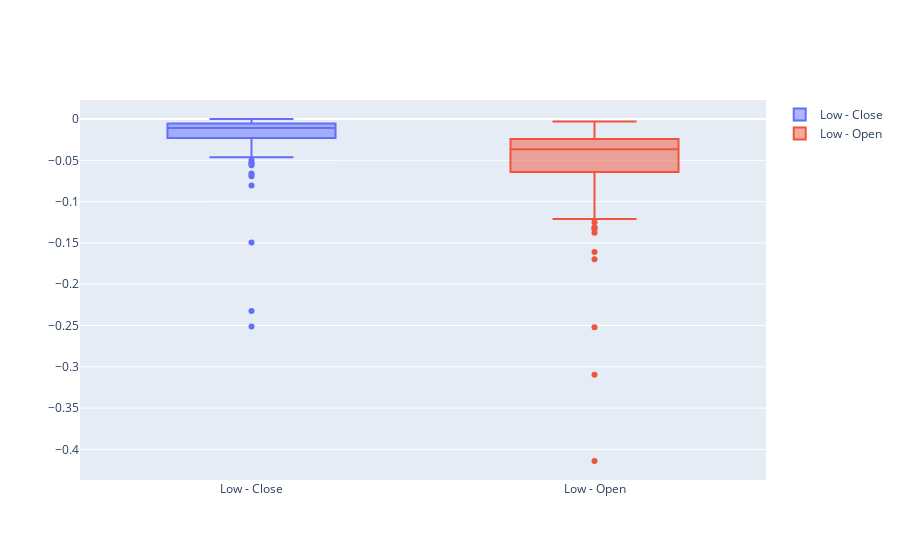

Write notebook code for a chart like this one.
### Code cell
fig = go.Figure()

fig.add_trace(go.Box(y=down['Low']-down['Close'], name='Low - Close'))
fig.add_trace(go.Box(y=down['Low']-down['Open'], name='Low - Open'))

fig.show()

### Figure 1 — Plotly figure (JSON) as saved in the notebook; plotly's stock layout.template omitted (floating-point values rounded to 4 significant figures; data arrays with more than 128 entries replaced by an {"elided": "..."} marker saying what was removed)
{"data": [{"name": "Low - Close", "type": "box", "y": {"elided": "184 float values"}}, {"name": "Low - Open", "type": "box", "y": {"elided": "184 float values"}}], "layout": {}}
